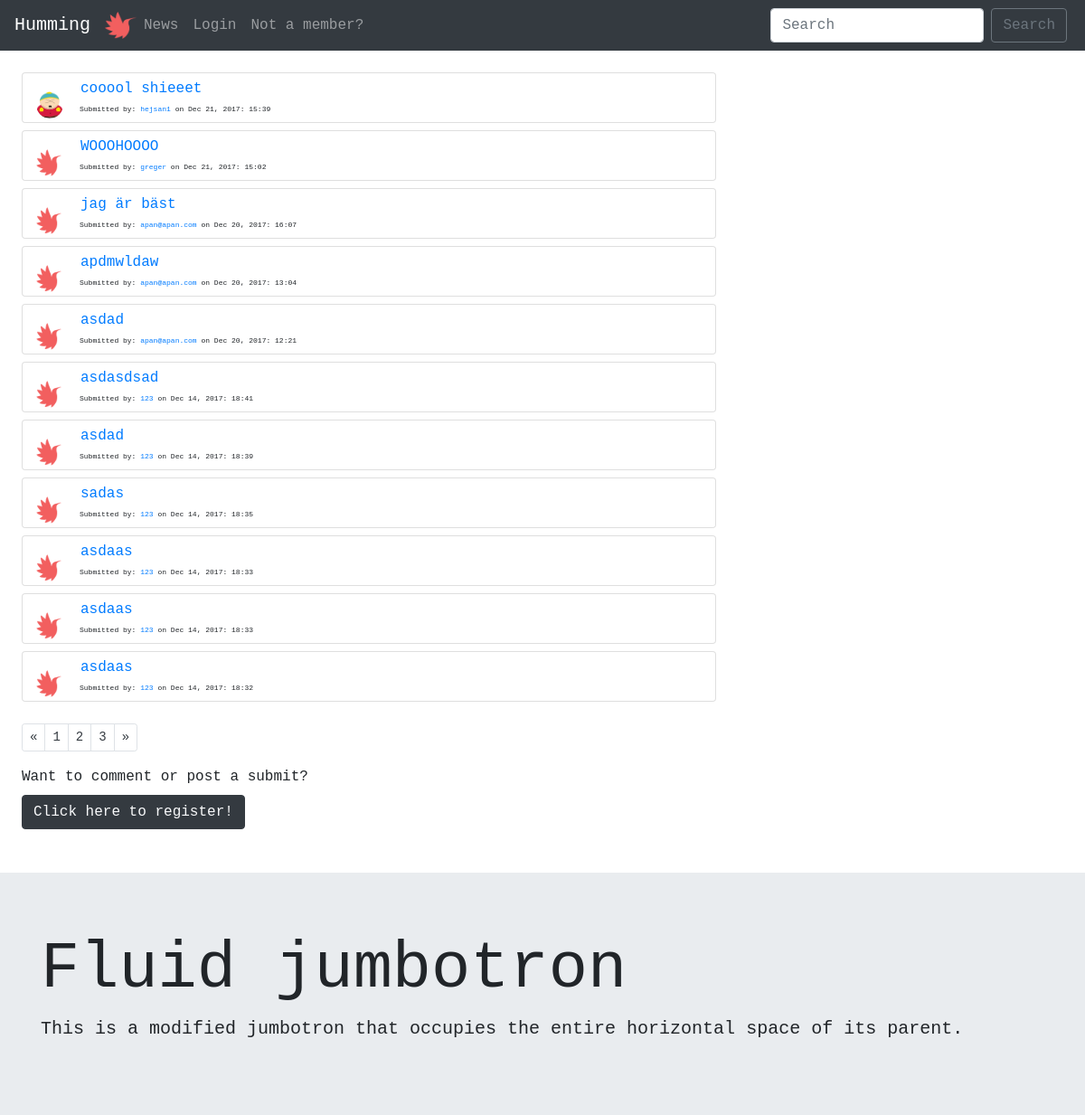
The page / on the database its author committed.
### tables this page shows
CREATE TABLE "posts" (
	`title`	TEXT NOT NULL,
	`description`	TEXT NOT NULL,
	`url`	TEXT,
	`postID`	INTEGER NOT NULL PRIMARY KEY AUTOINCREMENT UNIQUE,
	`postdate`	INTEGER,
	`userID`	INTEGER
);

CREATE TABLE "users" (
	`userID`	INTEGER PRIMARY KEY AUTOINCREMENT,
	`username`	VARCHAR NOT NULL UNIQUE,
	`email`	VARCHAR NOT NULL UNIQUE,
	`password`	VARCHAR NOT NULL,
	`bio`	VARCHAR,
	`picture`	VARCHAR
);

### index.php (called while the page is built)
<?php require __DIR__.'/viewings/header.php'; ?>
<?php require __DIR__.'/forum.php'; ?>
<?php require __DIR__.'/viewings/footer.php'; ?>

### php/functions.php (called while the page is built, shortened)
<?php
function posts($pdo) {
  $allPosts = "SELECT *
               FROM posts
               LEFT JOIN users
               ON posts.userID=users.userID
               ORDER BY postID DESC";
  $statement = $pdo->prepare($allPosts);
  $statement->execute();
  $resultPosts = $statement->fetchAll(PDO::FETCH_ASSOC);
  return $resultPosts;
}

### forum.php (the view, shortened to what this page needs)
<div class="m-4">
  <?php $submits = posts($pdo) ?>
  <?php foreach($submits as $submit => $value):?>
    <div class="card col-sm-8 mt-2">
      <div class="card-body pl-0 pt-1 pb-1">
        <img class="float-left profilePicSubs mt-3 mr-3 " src=" <?php if(isset($value['picture'])): ?>
          <?php echo "../profileImages/".$value['picture']; ?>
        <?php else: echo "../profileImages/hummingLogo.png"; ?>
        <?php endif; ?>" alt="">
        <blockquote class="blockquote mb-0 ml-4 pl-4 ">
            <form action="/commentsform.php" method="GET">
              <button class="btn btn-link m-0 p-0 pb-1 " type="submit" name="id" value="<?php echo $value['postID'] ?>">
                <a href="/commentsform.php"><p class="m-0"><?php echo $value['title'];?></p></a>
              </button>
            </form>
          <p class="mb-0 smallfont">
              Submitted by: <a href="/php/allProfiles.php?id=<?php echo $value['userID']?>"><?php echo $value['username']?></a> on <?php echo $value['postdate'] ?>
          </p>
        </blockquote>
        </div>
      </div>
    <?php endforeach; ?>
    <nav>
      <ul class="pagination pagination-sm pt-4">
        <li class="page-item">
          <a class="page-link text-dark" href="#" aria-label="Previous">
            <span aria-hidden="true">&laquo;</span>
          </a>
        </li>
        <li class="page-item"><a class="page-link text-dark" href="#">1</a></li>
        <li class="page-item"><a class="page-link text-dark" href="#">2</a></li>
        <li class="page-item"><a class="page-link text-dark" href="#">3</a></li>
        <li class="page-item">
          <a class="page-link text-dark" href="#" aria-label="Next">
            <span aria-hidden="true">&raquo;</span>
          </a>
        </li>
      </ul>
    </nav>
    <?php if (!isset($_SESSION['users'])): ?>
      <label>Want to comment or post a submit?</label><br>
      <button class="btn btn-dark text-light">
        <a href="/registerform.php"><p class="m-0 text-light">Click here to register!</p></a>
      </button>
    <?php endif; ?>
  </div>

### style/main.css (style rules this page uses)
* { font-family: monospace; }
.smallfont { font-size: 8px; }
.profilePicSubs { border-radius: 100px; height: 30px; width: 30px; }

### rows shown on the page
posts: userID.picture (picture), $value['postID'] 13 (drawn), title "cooool shieeet", userID.username "hejsan1", postdate "Dec 21, 2017: 15:39"
posts: $value['postID'] 12 (drawn), title "WOOOHOOOO", userID.username "greger", postdate "Dec 21, 2017: 15:02"
posts: $value['postID'] 9 (drawn), title "jag är bäst", userID.username "apan@apan.com", postdate "Dec 20, 2017: 16:07"
posts: $value['postID'] 8 (drawn), title "apdmwldaw", userID.username "apan@apan.com", postdate "Dec 20, 2017: 13:04"
posts: $value['postID'] 7 (drawn), title "asdad", userID.username "apan@apan.com", postdate "Dec 20, 2017: 12:21"
posts: $value['postID'] 6 (drawn), title "asdasdsad", userID.username "123", postdate "Dec 14, 2017: 18:41"
posts: $value['postID'] 5 (drawn), title "asdad", userID.username "123", postdate "Dec 14, 2017: 18:39"
posts: $value['postID'] 4 (drawn), title "sadas", userID.username "123", postdate "Dec 14, 2017: 18:35"
posts: $value['postID'] 3 (drawn), title "asdaas", userID.username "123", postdate "Dec 14, 2017: 18:33"
posts: $value['postID'] 2 (drawn), title "asdaas", userID.username "123", postdate "Dec 14, 2017: 18:33"
posts: $value['postID'] 1 (drawn), title "asdaas", userID.username "123", postdate "Dec 14, 2017: 18:32"
